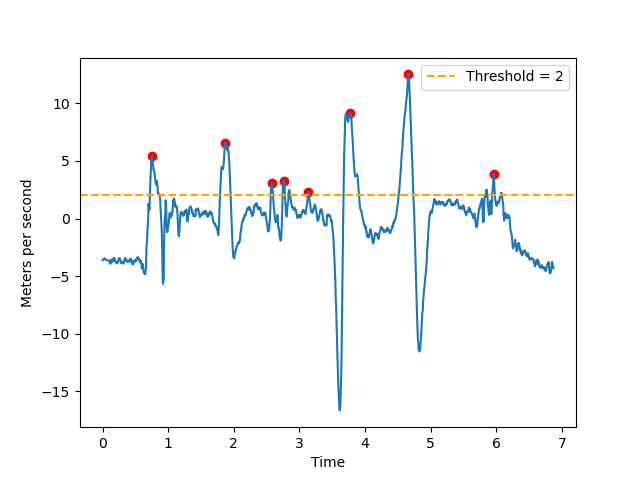

Reproduce this figure in Python.
import numpy as np
import matplotlib.pyplot as plt
import os

# Load CSV data
csv_filename = 'sample_sensor_data.csv'
data = np.genfromtxt(csv_filename, delimiter=',').T
timestamps = (data[0] - data[0, 0]) / 1000 
accel_data = data[1:4]
gyro_data = data[4:-1]

# Find the peaks using range-based maximum detection
def peak_detection(t, sig):
    peaks = []
    thres = 2
    window = 50  # window size for range-based detection
    N = len(sig)
    
    for i in range(window, N-window):
        if sig[i] > thres:
            # Check if this point is the maximum in its local range
            local_range = sig[i-window:i+window+1]
            if sig[i] == np.max(local_range):
                # Avoid duplicate peaks too close together
                if not peaks or abs(t[i] - peaks[-1][0]) > 0.1:  # 0.1 second minimum separation
                    peaks.append((t[i], sig[i]))
    
    return np.array(peaks)

max_peaks = peak_detection(timestamps, accel_data[0])

# Plot
plt.plot(timestamps, accel_data[0])
if len(max_peaks) > 0:
    plt.scatter(max_peaks[:,0], max_peaks[:,1], color = 'red')
plt.axhline(y=2, color='orange', linestyle='--', label='Threshold = 2')
plt.xlabel("Time")
plt.ylabel("Meters per second")
plt.legend()
plt.show()
